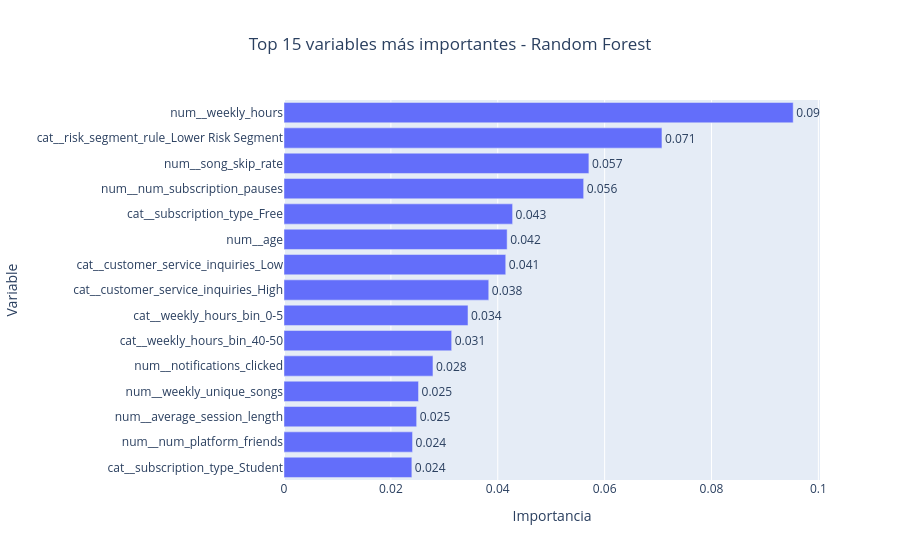

Source (notebook cell):
### Markdown cell above
Gráfico enseñando las más importantes

### Code cell
import plotly.express as px

top_n = 15
top_importances = importances_df.head(top_n).sort_values("importance", ascending=True)

fig = px.bar(
    top_importances,
    x="importance",
    y="feature",
    orientation="h",
    title=f"Top {top_n} variables más importantes - Random Forest",
    text="importance"
)

fig.update_traces(texttemplate="%{text:.3f}", textposition="outside")
fig.update_layout(
    xaxis_title="Importancia",
    yaxis_title="Variable",
    title_x=0.5
)

fig.show()

### Figure 1 — Plotly figure (JSON) as saved in the notebook; plotly's stock layout.template omitted (floating-point values rounded to 4 significant figures)
{"data": [{"hovertemplate": "importance=%{text}<br>feature=%{y}<extra></extra>", "legendgroup": "", "marker": {"color": "#636efa", "pattern": {"shape": ""}}, "name": "", "orientation": "h", "showlegend": false, "text": [0.02393, 0.02406, 0.02482, 0.02517, 0.02788, 0.03138, 0.03443, 0.03832, 0.0415, 0.04176, 0.04278, 0.05608, 0.05706, 0.07073, 0.09529], "textposition": "outside", "texttemplate": "%{text:.3f}", "type": "bar", "x": [0.02393, 0.02406, 0.02482, 0.02517, 0.02788, 0.03138, 0.03443, 0.03832, 0.0415, 0.04176, 0.04278, 0.05608, 0.05706, 0.07073, 0.09529], "xaxis": "x", "y": ["cat__subscription_type_Student", "num__num_platform_friends", "num__average_session_length", "num__weekly_unique_songs", "num__notifications_clicked", "cat__weekly_hours_bin_40-50", "cat__weekly_hours_bin_0-5", "cat__customer_service_inquiries_High", "cat__customer_service_inquiries_Low", "num__age", "cat__subscription_type_Free", "num__num_subscription_pauses", "num__song_skip_rate", "cat__risk_segment_rule_Lower Risk Segment", "num__weekly_hours"], "yaxis": "y"}], "layout": {"barmode": "relative", "legend": {"tracegroupgap": 0}, "title": {"text": "Top 15 variables más importantes - Random Forest", "x": 0.5}, "xaxis": {"anchor": "y", "domain": [0, 1], "title": {"text": "Importancia"}}, "yaxis": {"anchor": "x", "domain": [0, 1], "title": {"text": "Variable"}}}}
